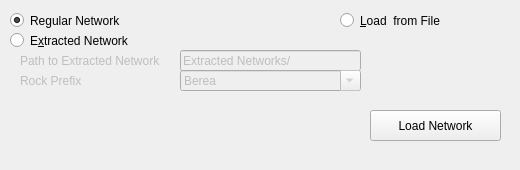
        <widget class="QWidget" name="tab">
         <attribute name="title">
          <string>Source</string>
         </attribute>
         <widget class="QRadioButton" name="extractedRadioButton">
          <property name="geometry">
           <rect>
            <x>10</x>
            <y>30</y>
            <width>161</width>
            <height>21</height>
           </rect>
          </property>
          <property name="text">
           <string>E&amp;xtracted Network</string>
          </property>
         </widget>
         <widget class="QRadioButton" name="calibratedRadioButton">
          <property name="geometry">
           <rect>
            <x>10</x>
            <y>10</y>
            <width>311</width>
            <height>21</height>
           </rect>
          </property>
          <property name="text">
           <string>Regular Network</string>
          </property>
          <property name="checked">
           <bool>true</bool>
          </property>
         </widget>
         <widget class="QLabel" name="pathToExtractedLabel">
          <property name="enabled">
           <bool>false</bool>
          </property>
          <property name="geometry">
           <rect>
            <x>20</x>
            <y>50</y>
            <width>161</width>
            <height>21</height>
           </rect>
          </property>
          <property name="text">
           <string>Path to Extracted Network</string>
          </property>
         </widget>
         <widget class="QPushButton" name="loadNetworkButton">
          <property name="geometry">
           <rect>
            <x>370</x>
            <y>110</y>
            <width>131</width>
            <height>31</height>
           </rect>
          </property>
          <property name="text">
           <string>Load Network</string>
          </property>
         </widget>
         <widget class="QLineEdit" name="pathToExtractedLineEdit">
          <property name="enabled">
           <bool>false</bool>
          </property>
          <property name="geometry">
           <rect>
            <x>180</x>
            <y>50</y>
            <width>181</width>
            <height>21</height>
           </rect>
          </property>
          <property name="text">
           <string>Extracted Networks/</string>
          </property>
         </widget>
         <widget class="QLabel" name="rockPrefixLabel">
          <property name="enabled">
           <bool>false</bool>
          </property>
          <property name="geometry">
           <rect>
            <x>20</x>
            <y>70</y>
            <width>161</width>
            <height>21</height>
           </rect>
          </property>
          <property name="text">
           <string>Rock Prefix</string>
          </property>
         </widget>
         <widget class="QLabel" name="networkRunningLabel">
          <property name="geometry">
           <rect>
            <x>380</x>
            <y>140</y>
            <width>81</width>
            <height>21</height>
           </rect>
          </property>
          <property name="text">
           <string/>
          </property>
         </widget>
         <widget class="QRadioButton" name="loadFromFileRadioButton">
          <property name="geometry">
           <rect>
            <x>340</x>
            <y>10</y>
            <width>171</width>
            <height>21</height>
           </rect>
          </property>
          <property name="text">
           <string>&amp;Load  from File</string>
          </property>
          <property name="checked">
           <bool>false</bool>
          </property>
         </widget>
         <widget class="QComboBox" name="rockList">
          <property name="enabled">
           <bool>false</bool>
          </property>
          <property name="geometry">
           <rect>
            <x>180</x>
            <y>70</y>
            <width>181</width>
            <height>21</height>
           </rect>
          </property>
          <property name="editable">
           <bool>true</bool>
          </property>
          <property name="currentText">
           <string>Berea</string>
          </property>
          <item>
           <property name="text">
            <string>Berea</string>
           </property>
          </item>
          <item>
           <property name="text">
            <string>A1</string>
           </property>
          </item>
          <item>
           <property name="text">
            <string>C1</string>
           </property>
          </item>
          <item>
           <property name="text">
            <string>F42A</string>
           </property>
          </item>
          <item>
           <property name="text">
            <string>F42B</string>
           </property>
          </item>
          <item>
           <property name="text">
            <string>F42C</string>
           </property>
          </item>
          <item>
           <property name="text">
            <string>LV60A</string>
           </property>
          </item>
          <item>
           <property name="text">
            <string>LV60B</string>
           </property>
          </item>
          <item>
           <property name="text">
            <string>LV60C</string>
           </property>
          </item>
          <item>
           <property name="text">
            <string>S1</string>
           </property>
          </item>
          <item>
           <property name="text">
            <string>S2</string>
           </property>
          </item>
          <item>
           <property name="text">
            <string>S3</string>
           </property>
          </item>
          <item>
           <property name="text">
            <string>S4</string>
           </property>
          </item>
          <item>
           <property name="text">
            <string>S5</string>
           </property>
          </item>
          <item>
           <property name="text">
            <string>S6</string>
           </property>
          </item>
          <item>
           <property name="text">
            <string>S7</string>
           </property>
          </item>
          <item>
           <property name="text">
            <string>S8</string>
           </property>
          </item>
          <item>
           <property name="text">
            <string>S9</string>
           </property>
          </item>
         </widget>
        </widget>
